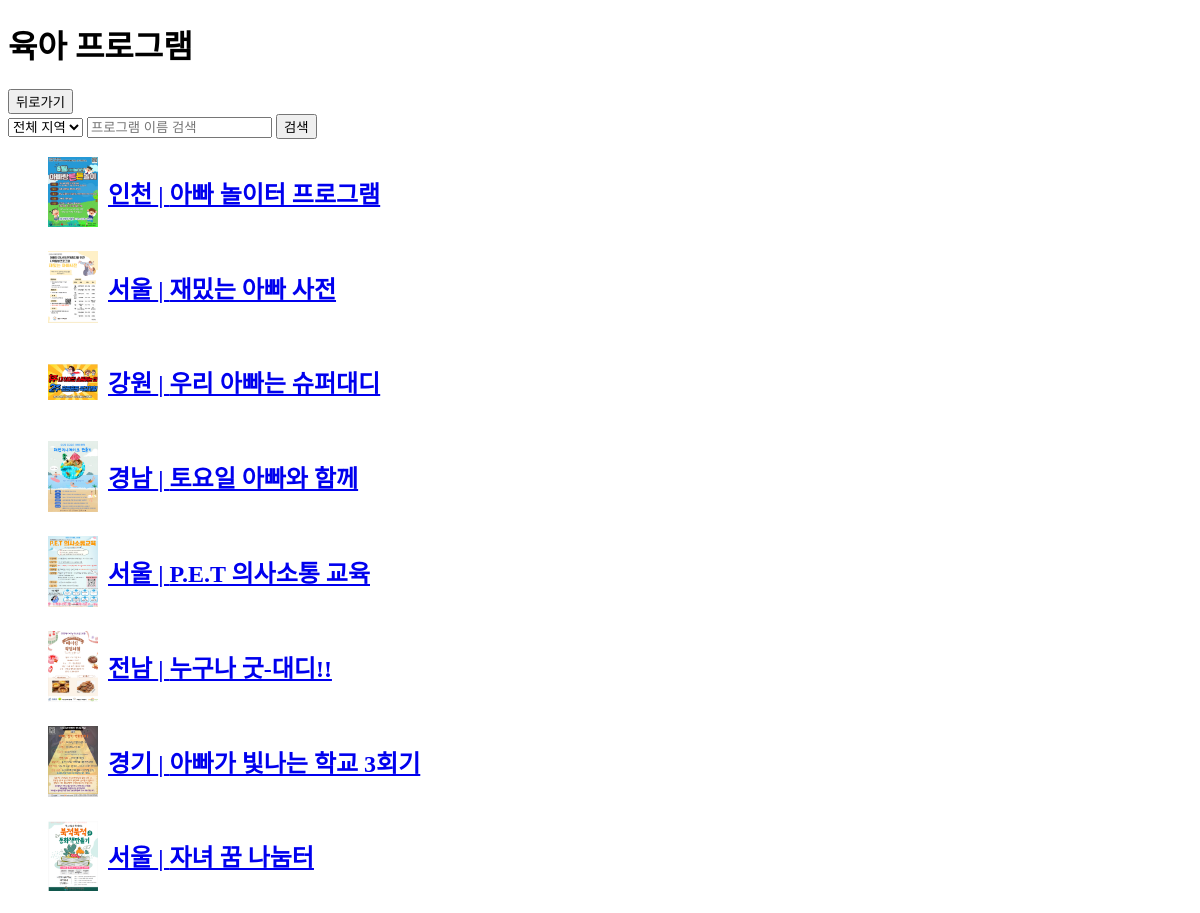
Page /program/list/ on the committed database.
### program/models.py (models this page shows, shortened)
class Program(models.Model):
    title = models.CharField(max_length=200)
    center_info = models.CharField(max_length=200, blank=True, null=True)
    event_period = models.CharField(max_length=200, blank=True, null=True)
    registration_period = models.CharField(max_length=200, blank=True, null=True)
    participants = models.CharField(max_length=200, blank=True, null=True)
    event_content = models.TextField(blank=True, null=True)
    session_info = models.CharField(max_length=200, blank=True, null=True)
    location = models.CharField(max_length=200, blank=True, null=True)
    region = models.CharField(max_length=100)
    image = models.ImageField(upload_to='program_images/', blank=True, null=True)
    application_url = models.URLField(max_length=200, blank=True, null=True)  # 신청 URL 필드 추가

### program/views.py (the view)
# urls.py: path('list/', program_list, name='program_list'),
def program_list(request):
    query = request.GET.get('q', '')
    region = request.GET.get('region', '')
    programs = Program.objects.all()
    if query:
        programs = programs.filter(title__icontains=query)
    if region:
        programs = programs.filter(region=region)
    return render(request, 'program/program_list.html', {'programs': programs, 'query': query, 'region': region})

### program/templates/program/program_list.html (shortened to what this page needs)
<!DOCTYPE html>
<html>
<head>
</head>
<body>
    <h1>육아 프로그램</h1>
    <a href="{% url 'program:program_home' %}"><button>뒤로가기</button></a>
    <br>
    <form method="GET" action="{% url 'program:program_list' %}">
        <select name="region">
            <option value="">전체 지역</option>
        </select>
        <input type="text" name="q" placeholder="프로그램 이름 검색" value="{{ query }}">
        <button type="submit">검색</button>
    </form>
    <ul>
        {% for program in programs %}
            <li class="item-container">
                {% if program.image %}
                    <img src="{{ program.image.url }}" alt="{{ program.title }}" class="program-image">
                {% endif %}
                <h2 class="program-title"><a href="{% url 'program:program_detail' program.id %}">{{ program.region }} | {{ program.title }}</a></h2>
            </li>
        {% endfor %}
    </ul>
</body>
</html>

### program/templates/program/program_list.html (style rules this page uses)
.program-title { cursor: pointer; color: #007BFF; font-weight: bold; }
.program-image { width: 50px; height: auto; margin-right: 10px; }
.item-container { display: flex; align-items: center; margin-bottom: 20px; }

### rows in the picture
Program: image (picture), region "인천", title "아빠 놀이터 프로그램"
Program: image (picture), region "서울", title "재밌는 아빠 사전"
Program: image (picture), region "강원", title "우리 아빠는 슈퍼대디"
Program: image (picture), region "경남", title "토요일 아빠와 함께"
Program: image (picture), region "서울", title "P.E.T 의사소통 교육"
Program: image (picture), region "전남", title "누구나 굿-대디!!"
Program: image (picture), region "경기", title "아빠가 빛나는 학교 3회기"
Program: image (picture), region "서울", title "자녀 꿈 나눔터"
